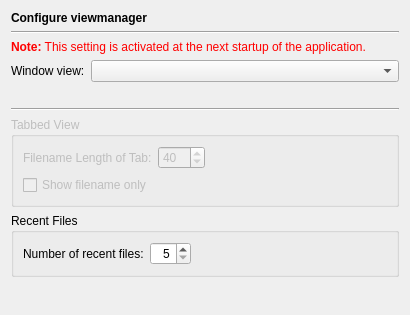
<ui version="4.0" >
 <class>ViewmanagerPage</class>
 <widget class="QWidget" name="ViewmanagerPage" >
  <property name="geometry" >
   <rect>
    <x>0</x>
    <y>0</y>
    <width>406</width>
    <height>315</height>
   </rect>
  </property>
  <layout class="QVBoxLayout" >
   <item>
    <widget class="QLabel" name="headerLabel" >
     <property name="text" >
      <string>&lt;b>Configure viewmanager&lt;/b></string>
     </property>
    </widget>
   </item>
   <item>
    <widget class="Line" name="line9_2" >
     <property name="frameShape" >
      <enum>QFrame::HLine</enum>
     </property>
     <property name="frameShadow" >
      <enum>QFrame::Sunken</enum>
     </property>
     <property name="orientation" >
      <enum>Qt::Horizontal</enum>
     </property>
    </widget>
   </item>
   <item>
    <widget class="QLabel" name="TextLabel1_2_2_2_3" >
     <property name="text" >
      <string>&lt;font color="#FF0000">&lt;b>Note:&lt;/b> This setting is activated at the next startup of the application.&lt;/font></string>
     </property>
    </widget>
   </item>
   <item>
    <layout class="QHBoxLayout" >
     <item>
      <widget class="QLabel" name="windowLabel" >
       <property name="text" >
        <string>Window view:</string>
       </property>
       <property name="buddy" >
        <cstring>windowComboBox</cstring>
       </property>
      </widget>
     </item>
     <item>
      <widget class="QComboBox" name="windowComboBox" >
       <property name="sizePolicy" >
        <sizepolicy vsizetype="Fixed" hsizetype="Expanding" >
         <horstretch>0</horstretch>
         <verstretch>0</verstretch>
        </sizepolicy>
       </property>
       <property name="toolTip" >
        <string>Select the window view type.</string>
       </property>
       <property name="whatsThis" >
        <string>The kind of window view can be selected from this list. The picture below gives an example of the selected view type.</string>
       </property>
      </widget>
     </item>
    </layout>
   </item>
   <item>
    <widget class="QLabel" name="previewPixmap" >
     <property name="toolTip" >
      <string>Preview of selected window view</string>
     </property>
     <property name="whatsThis" >
      <string>This displays a small preview of the selected window view. This is the way the source windows are displayed in the application.</string>
     </property>
     <property name="pixmap" >
      <pixmap/>
     </property>
     <property name="scaledContents" >
      <bool>false</bool>
     </property>
     <property name="alignment" >
      <set>Qt::AlignCenter</set>
     </property>
    </widget>
   </item>
   <item>
    <widget class="Line" name="line" >
     <property name="orientation" >
      <enum>Qt::Horizontal</enum>
     </property>
    </widget>
   </item>
   <item>
    <widget class="QGroupBox" name="tabViewGroupBox" >
     <property name="enabled" >
      <bool>false</bool>
     </property>
     <property name="title" >
      <string>Tabbed View</string>
     </property>
     <layout class="QVBoxLayout" >
      <item>
       <layout class="QHBoxLayout" >
        <item>
         <widget class="QLabel" name="filenameLengthLabel" >
          <property name="text" >
           <string>Filename Length of Tab:</string>
          </property>
         </widget>
        </item>
        <item>
         <widget class="QSpinBox" name="filenameLengthSpinBox" >
          <property name="toolTip" >
           <string>Enter the number of characters to be shown in the tab.</string>
          </property>
          <property name="minimum" >
           <number>1</number>
          </property>
          <property name="maximum" >
           <number>100</number>
          </property>
          <property name="value" >
           <number>40</number>
          </property>
         </widget>
        </item>
        <item>
         <spacer>
          <property name="orientation" >
           <enum>Qt::Horizontal</enum>
          </property>
          <property name="sizeHint" stdset="0" >
           <size>
            <width>81</width>
            <height>20</height>
           </size>
          </property>
         </spacer>
        </item>
       </layout>
      </item>
      <item>
       <widget class="QCheckBox" name="filenameOnlyCheckBox" >
        <property name="toolTip" >
         <string>Select to display the filename only</string>
        </property>
        <property name="text" >
         <string>Show filename only</string>
        </property>
       </widget>
      </item>
     </layout>
    </widget>
   </item>
   <item>
    <widget class="QGroupBox" name="groupBox_7" >
     <property name="title" >
      <string>Recent Files</string>
     </property>
     <layout class="QHBoxLayout" >
      <item>
       <widget class="QLabel" name="label" >
        <property name="text" >
         <string>Number of recent files:</string>
        </property>
       </widget>
      </item>
      <item>
       <widget class="QSpinBox" name="recentFilesSpinBox" >
        <property name="toolTip" >
         <string>Enter the number of recent files to remember</string>
        </property>
        <property name="alignment" >
         <set>Qt::AlignRight|Qt::AlignTrailing|Qt::AlignVCenter</set>
        </property>
        <property name="minimum" >
         <number>5</number>
        </property>
        <property name="maximum" >
         <number>50</number>
        </property>
       </widget>
      </item>
      <item>
       <spacer>
        <property name="orientation" >
         <enum>Qt::Horizontal</enum>
        </property>
        <property name="sizeHint" stdset="0" >
         <size>
          <width>40</width>
          <height>20</height>
         </size>
        </property>
       </spacer>
      </item>
     </layout>
    </widget>
   </item>
   <item>
    <spacer>
     <property name="orientation" >
      <enum>Qt::Vertical</enum>
     </property>
     <property name="sizeHint" stdset="0" >
      <size>
       <width>388</width>
       <height>20</height>
      </size>
     </property>
    </spacer>
   </item>
  </layout>
 </widget>
 <resources/>
 <connections/>
</ui>
